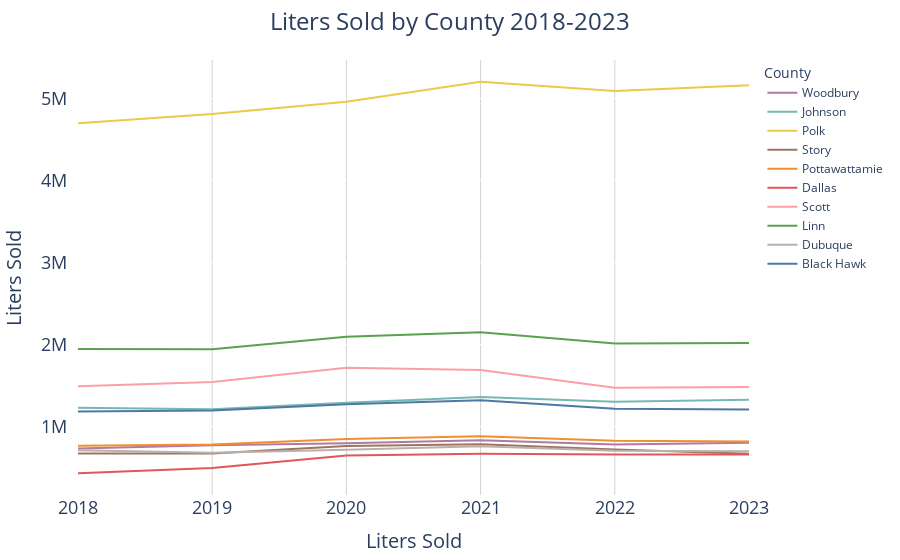

The notebook cell saved with this chart:
### Markdown cell above
### We see a bump in 2020-2021 in many counties. Let's calculate and visualize percent change to get a clearer picture.

### Code cell
fig = px.line(
    sales_by_county_year_df,
    x='year',
    y='liters_sold',
    orientation='h',  # Horizontal bar chart
    color='county',  # Assign colors based on 'county' field
    color_discrete_map=county_colors,  # Apply custom colors
    labels={'liters_sold': 'Liters Sold ', 'county': 'County ', 'year': 'Year '},  # Custom labels
    height=600  # Adjust height to accommodate all counties
)

# Update layout
fig.update_layout(
    xaxis=dict(
        title='Liters Sold',
        tickfont=dict(size=18),
        title_font = dict(size = 20),
        showgrid = True,
        gridcolor = 'LightGrey'

    ), 
    yaxis=dict(
        title='Liters Sold',
        title_font = dict(size = 20),
        tickfont=dict(size=18),
        ticksuffix = '  '
    ),
    
    title=dict(
        text = "Liters Sold by County 2018-2023",
        x = .5,
        xanchor = 'center'
     ),

    showlegend=True,  # Hide legend since colors are used for encoding 'county'
    plot_bgcolor='rgba(0,0,0,0)',  # Transparent background for the plot area
    margin=dict(l=40, r=40, t=60, b=40),  # Left, Right, Top, Bottom margins
    title_font_size = 24
)

fig.show()

### Figure 1 — Plotly figure (JSON) as saved in the notebook; plotly's stock layout.template omitted (floating-point values rounded to 4 significant figures)
{"data": [{"hovertemplate": "County =Woodbury<br>Year =%{x}<br>Liters Sold =%{y}<extra></extra>", "legendgroup": "Woodbury", "line": {"color": "#b07aa1", "dash": "solid"}, "marker": {"symbol": "circle"}, "mode": "lines", "name": "Woodbury", "orientation": "h", "showlegend": true, "type": "scatter", "x": ["2018", "2019", "2020", "2021", "2022", "2023"], "xaxis": "x", "y": [731000.0, 772700.0, 795800.0, 832600.0, 779900.0, 802500.0], "yaxis": "y"}, {"hovertemplate": "County =Johnson<br>Year =%{x}<br>Liters Sold =%{y}<extra></extra>", "legendgroup": "Johnson", "line": {"color": "#76b7b2", "dash": "solid"}, "marker": {"symbol": "circle"}, "mode": "lines", "name": "Johnson", "orientation": "h", "showlegend": true, "type": "scatter", "x": ["2018", "2019", "2020", "2021", "2022", "2023"], "xaxis": "x", "y": [1229000.0, 1212000.0, 1291000.0, 1361000.0, 1301000.0, 1328000.0], "yaxis": "y"}, {"hovertemplate": "County =Polk<br>Year =%{x}<br>Liters Sold =%{y}<extra></extra>", "legendgroup": "Polk", "line": {"color": "#edc948", "dash": "solid"}, "marker": {"symbol": "circle"}, "mode": "lines", "name": "Polk", "orientation": "h", "showlegend": true, "type": "scatter", "x": ["2018", "2019", "2020", "2021", "2022", "2023"], "xaxis": "x", "y": [4699000.0, 4811000.0, 4961000.0, 5205000.0, 5091000.0, 5163000.0], "yaxis": "y"}, {"hovertemplate": "County =Story<br>Year =%{x}<br>Liters Sold =%{y}<extra></extra>", "legendgroup": "Story", "line": {"color": "#9c755f", "dash": "solid"}, "marker": {"symbol": "circle"}, "mode": "lines", "name": "Story", "orientation": "h", "showlegend": true, "type": "scatter", "x": ["2018", "2019", "2020", "2021", "2022", "2023"], "xaxis": "x", "y": [670700.0, 671800.0, 761100.0, 784300.0, 719500.0, 668400.0], "yaxis": "y"}, {"hovertemplate": "County =Pottawattamie<br>Year =%{x}<br>Liters Sold =%{y}<extra></extra>", "legendgroup": "Pottawattamie", "line": {"color": "#f28e2b", "dash": "solid"}, "marker": {"symbol": "circle"}, "mode": "lines", "name": "Pottawattamie", "orientation": "h", "showlegend": true, "type": "scatter", "x": ["2018", "2019", "2020", "2021", "2022", "2023"], "xaxis": "x", "y": [764400.0, 780400.0, 849100.0, 881000.0, 826100.0, 818500.0], "yaxis": "y"}, {"hovertemplate": "County =Dallas<br>Year =%{x}<br>Liters Sold =%{y}<extra></extra>", "legendgroup": "Dallas", "line": {"color": "#e15759", "dash": "solid"}, "marker": {"symbol": "circle"}, "mode": "lines", "name": "Dallas", "orientation": "h", "showlegend": true, "type": "scatter", "x": ["2018", "2019", "2020", "2021", "2022", "2023"], "xaxis": "x", "y": [430200.0, 494200.0, 648200.0, 668600.0, 658800.0, 658800.0], "yaxis": "y"}, {"hovertemplate": "County =Scott<br>Year =%{x}<br>Liters Sold =%{y}<extra></extra>", "legendgroup": "Scott", "line": {"color": "#ff9da7", "dash": "solid"}, "marker": {"symbol": "circle"}, "mode": "lines", "name": "Scott", "orientation": "h", "showlegend": true, "type": "scatter", "x": ["2018", "2019", "2020", "2021", "2022", "2023"], "xaxis": "x", "y": [1490000.0, 1542000.0, 1718000.0, 1691000.0, 1474000.0, 1481000.0], "yaxis": "y"}, {"hovertemplate": "County =Linn<br>Year =%{x}<br>Liters Sold =%{y}<extra></extra>", "legendgroup": "Linn", "line": {"color": "#59a14f", "dash": "solid"}, "marker": {"symbol": "circle"}, "mode": "lines", "name": "Linn", "orientation": "h", "showlegend": true, "type": "scatter", "x": ["2018", "2019", "2020", "2021", "2022", "2023"], "xaxis": "x", "y": [1946000.0, 1943000.0, 2096000.0, 2149000.0, 2012000.0, 2020000.0], "yaxis": "y"}, {"hovertemplate": "County =Dubuque<br>Year =%{x}<br>Liters Sold =%{y}<extra></extra>", "legendgroup": "Dubuque", "line": {"color": "#bab0ac", "dash": "solid"}, "marker": {"symbol": "circle"}, "mode": "lines", "name": "Dubuque", "orientation": "h", "showlegend": true, "type": "scatter", "x": ["2018", "2019", "2020", "2021", "2022", "2023"], "xaxis": "x", "y": [710400.0, 681100.0, 716500.0, 759200.0, 706100.0, 699600.0], "yaxis": "y"}, {"hovertemplate": "County =Black Hawk<br>Year =%{x}<br>Liters Sold =%{y}<extra></extra>", "legendgroup": "Black Hawk", "line": {"color": "#4e79a7", "dash": "solid"}, "marker": {"symbol": "circle"}, "mode": "lines", "name": "Black Hawk", "orientation": "h", "showlegend": true, "type": "scatter", "x": ["2018", "2019", "2020", "2021", "2022", "2023"], "xaxis": "x", "y": [1185000.0, 1196000.0, 1272000.0, 1321000.0, 1217000.0, 1206000.0], "yaxis": "y"}], "layout": {"autosize": true, "legend": {"title": {"text": "County "}, "tracegroupgap": 0}, "margin": {"b": 40, "l": 40, "r": 40, "t": 60}, "plot_bgcolor": "rgba(0, 0, 0, 0)", "showlegend": true, "title": {"font": {"size": 24}, "text": "Liters Sold by County 2018-2023", "x": 0.5, "xanchor": "center"}, "xaxis": {"anchor": "y", "autorange": true, "domain": [0, 1], "gridcolor": "LightGrey", "range": [0, 5], "showgrid": true, "tickfont": {"size": 18}, "title": {"font": {"size": 20}, "text": "Liters Sold"}, "type": "category"}, "yaxis": {"anchor": "x", "autorange": true, "domain": [0, 1], "range": [164900.0, 5470000.0], "tickfont": {"size": 18}, "ticksuffix": "  ", "title": {"font": {"size": 20}, "text": "Liters Sold"}, "type": "linear"}}}
